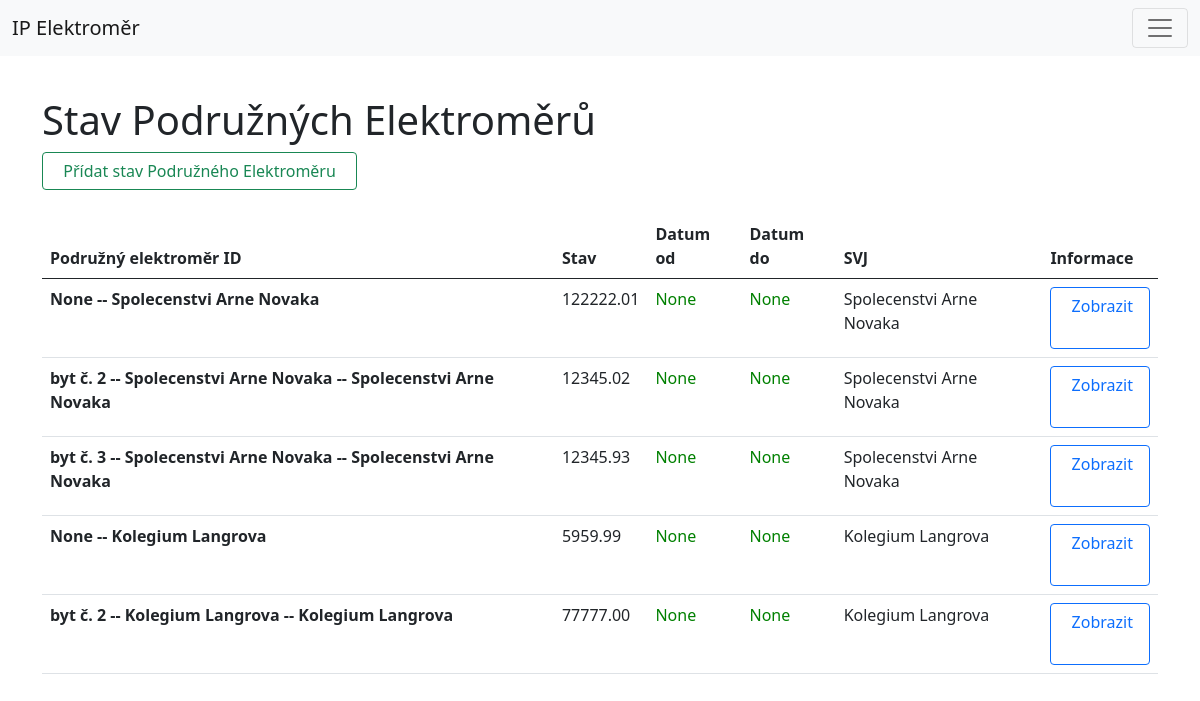
/balances_sub (signed in), run on the app's committed database.
### elektromer_app/models.py (models this page shows, shortened)
class Balance_sub(models.Model):
	sub_electrometer = models.ForeignKey(Sub_electrometer, on_delete=models.SET_NULL, null=True)
	balance = models.DecimalField(max_digits=8, decimal_places=2)
	from_date = models.DateField(null=True, blank=True)
	to_date = models.DateField(blank=True, null=True)
	date_created = models.DateTimeField(auto_now_add=True, null=True)
	svj = models.ForeignKey(Svj, on_delete=models.SET_NULL, null=True)
	history = HistoricalRecords()

class Sub_electrometer(models.Model):
	identification_number = models.CharField(max_length=255, null=False)
	from_date = models.DateField(null=False)
	to_date = models.DateField(blank=True, null=True)
	flat = models.ForeignKey(Flat, on_delete=models.SET_NULL, null=True)
	svj = models.ForeignKey(Svj, on_delete=models.SET_NULL, null=True)
	date_created = models.DateTimeField(auto_now_add=True, null=True)
	def __str__(self):
		return str(self.flat) + " -- " + str(self.svj)

class Svj(models.Model):
	identification_number = models.CharField(max_length=255, null=False)
	from_date = models.DateField(null=False)
	to_date = models.DateField(blank=True, null=True)
	date_created = models.DateTimeField(auto_now_add=True, null=True)
	name = models.CharField(max_length=255)
	address_street = models.CharField(max_length=255)
	address_orientation_number = models.IntegerField(default=0, null=True, blank=True)
	address_number_subscription= models.IntegerField(default=0)
	address_city = models.CharField(max_length=255)
	address_postal_code = models.IntegerField(default=0)
	account_number = models.CharField(max_length=255, null=True, blank=True)
	energy_supply = models.CharField(max_length=255)
	number_of_flats = models.IntegerField(default=0, null=False)
	history = HistoricalRecords()
	def __str__(self):
		return self.name

class Flat(models.Model):
	flat_number = models.IntegerField(null=False, default = None)
	from_date = models.DateField(null=False)
	to_date = models.DateField(blank=True, null=True)
	svj = models.ForeignKey(Svj, on_delete=models.SET_NULL, null=True)
	gsm_modul = models.ForeignKey(Gsm_modul, on_delete=models.SET_NULL, null=True)
	owner = models.ForeignKey(Customer, on_delete=models.SET_NULL, null=True)
	owner_from_date = models.DateField(null=True, blank=True)
	owner_to_date = models.DateField(blank=True, null=True)
	date_created = models.DateTimeField(auto_now_add=True, null=True)
	history = HistoricalRecords()
	def __str__(self):
		return str("byt č. ") + str( self.flat_number ) + "  --  " + str(self.svj)

### elektromer_app/views.py (the view)
# urls.py: path('balances_sub', views.balances_sub, name="balances_sub"),
@login_required(login_url='login')
def balances_sub(request):
	all_balances_sub = Balance_sub.objects.all()
	form = Balance_subForm()
	return render (request, 'elektromer_app/balances_sub.html', {'all_balances_sub': all_balances_sub,
		'form': form, })

### templates/elektromer_app/balances_sub.html (shortened to what this page needs)
{% extends 'elektromer_app/base.html' %}
	{% load static %}
	{% block content %}
	<container>
<div class="container" style=" min-width: 90vw;">
<br><br>
<h1>Stav Podružných Elektroměrů</h1>
<a type="button" class="btn btn-outline-success" data-bs-toggle="modal" data-bs-target="#balanceModal"title="Timto tlačítkem můžete přidat solární elektroměr."> &nbsp; Přídat stav Podružného Elektroměru &nbsp;</a></td>
     {% load crispy_forms_tags %}
	<br><br>
	<center>
		<div class="tabulka">
			<table class="table">
			  <thead>
			    <tr>
			      <th scope="col">Podružný elektroměr ID</th>
			      <th scope="col">Stav</th>
			      <th scope="col">Datum od</th>
			      <th scope="col">Datum do</th>
			      <th scope="col">SVJ</th>
			      <th scope="col">Informace</th>
			    </tr>
			  </thead>
			  <tbody>
			    	<tr>
			    		{% for balance_sub in all_balances_sub %}
				      <td scope="row"><b>{{balance_sub.sub_electrometer}}</b></td>
				      <td>{{balance_sub.balance}}</td>
				      <td class="aktivni" style="color: green;"> {{balance_sub.from_date}}</td>
				      <td class="ukoncene" style="color: green;">{{balance_sub.to_date}}</td>
				      <td>{{balance_sub.svj}}</td>
    				  <td><a type="button" class="btn btn-outline-primary" data-bs-toggle="tooltip" title="Timto tlačítkem můžete přejít k zobrazení tohoto stavu Podružného elektroměru." href='{% url "balance_sub" balance_sub.id %}'>&nbsp;Zobrazit &nbsp;</a></td>
			    	</tr>
			    {% endfor %}
			  </tbody>
			</table>
    	</div>
	</center>
	</div>
	{% endblock %}

### data on the page
Balance_sub: sub_electrometer "None -- Spolecenstvi Arne Novaka", balance "122222.01", from_date "None", to_date "None", svj "Spolecenstvi Arne Novaka"
Balance_sub: sub_electrometer "byt č. 2 -- Spolecenstvi Arne Novaka -- Spolecenstvi Arne Novaka", balance "12345.02", from_date "None", to_date "None", svj "Spolecenstvi Arne Novaka"
Balance_sub: sub_electrometer "byt č. 3 -- Spolecenstvi Arne Novaka -- Spolecenstvi Arne Novaka", balance "12345.93", from_date "None", to_date "None", svj "Spolecenstvi Arne Novaka"
Balance_sub: sub_electrometer "None -- Kolegium Langrova", balance "5959.99", from_date "None", to_date "None", svj "Kolegium Langrova"
Balance_sub: sub_electrometer "byt č. 2 -- Kolegium Langrova -- Kolegium Langrova", balance "77777.00", from_date "None", to_date "None", svj "Kolegium Langrova"
